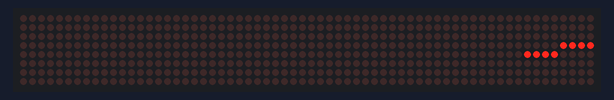
Simulated run of this sketch. Board: Arduino Uno, built with avr-gcc and run on an emulated ATmega328P. On the bench: 64×8 LED matrix.

Above: at 0.02 s.
At 0.47 s:
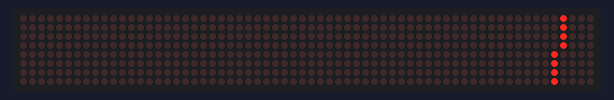
At 1.04 s:
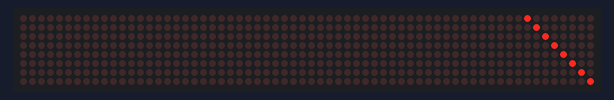

Measured:
- by itself, everything shown: repeats every 0.79 s, in 14 steps

The sketch:

matrix-max7912.ino
```cpp
#include <LedControl.h>
// Pin 12 DATA IN - Pin 11 CS - Pin 10 CLK
LedControl lc=LedControl(12,10,11,0);

void setup()
{
  lc.shutdown(0,false);// turn off power saving, enables display
  lc.setIntensity(0,1);// sets brightness (0~15 possible values)
  lc.clearDisplay(0);// clear screen
}

void loop() {
  lc.setRow(0, 0, B00000000);
  lc.setRow(0, 1, B00000000);
  lc.setRow(0, 2, B00000000);
  lc.setRow(0, 3, B00001111);
  lc.setRow(0, 4, B11110000);
  lc.setRow(0, 5, B00000000);
  lc.setRow(0, 6, B00000000);
  lc.setRow(0, 7, B00000000);
  delay(50);
  lc.setRow(0, 0, B00000000);
  lc.setRow(0, 1, B00000000);
  lc.setRow(0, 2, B00000000);
  lc.setRow(0, 3, B11110000);
  lc.setRow(0, 4, B00001111);
  lc.setRow(0, 5, B00000000);
  lc.setRow(0, 6, B00000000);
  lc.setRow(0, 7, B00000000);
  delay(50);
  lc.setRow(0, 0, B00000000);
  lc.setRow(0, 1, B00000000);
  lc.setRow(0, 2, B11000000);
  lc.setRow(0, 3, B00110000);
  lc.setRow(0, 4, B00001100);
  lc.setRow(0, 5, B00000011);
  lc.setRow(0, 6, B00000000);
  lc.setRow(0, 7, B00000000);
  delay(50);
  lc.setRow(0, 0, B00000000);
  lc.setRow(0, 1, B10000000);
  lc.setRow(0, 2, B01100000);
  lc.setRow(0, 3, B00010000);
  lc.setRow(0, 4, B00001000);
  lc.setRow(0, 5, B00000110);
  lc.setRow(0, 6, B00000001);
  lc.setRow(0, 7, B00000000);
  delay(50);
  lc.setRow(0, 0, B10000000);
  lc.setRow(0, 1, B01000000);
  lc.setRow(0, 2, B00100000);
  lc.setRow(0, 3, B00010000);
  lc.setRow(0, 4, B00001000);
  lc.setRow(0, 5, B00000100);
  lc.setRow(0, 6, B00000010);
  lc.setRow(0, 7, B00000001);
  delay(50);
  lc.setRow(0, 0, B01000000);
  lc.setRow(0, 1, B00100000);
  lc.setRow(0, 2, B00100000);
  lc.setRow(0, 3, B00010000);
  lc.setRow(0, 4, B00001000);
  lc.setRow(0, 5, B00000100);
  lc.setRow(0, 6, B00000100);
  lc.setRow(0, 7, B00000010);
  delay(50);
  lc.setRow(0, 0, B00100000);
  lc.setRow(0, 1, B00100000);
  lc.setRow(0, 2, B00010000);
  lc.setRow(0, 3, B00010000);
  lc.setRow(0, 4, B00001000);
  lc.setRow(0, 5, B00001000);
  lc.setRow(0, 6, B00000100);
  lc.setRow(0, 7, B00000100);
  delay(50);
  lc.setRow(0, 0, B00010000);
  lc.setRow(0, 1, B00010000);
  lc.setRow(0, 2, B00010000);
  lc.setRow(0, 3, B00010000);
  lc.setRow(0, 4, B00001000);
  lc.setRow(0, 5, B00001000);
  lc.setRow(0, 6, B00001000);
  lc.setRow(0, 7, B00001000);
  delay(50);
  lc.setRow(0, 0, B00001000);
  lc.setRow(0, 1, B00001000);
  lc.setRow(0, 2, B00001000);
  lc.setRow(0, 3, B00001000);
  lc.setRow(0, 4, B00010000);
  lc.setRow(0, 5, B00010000);
  lc.setRow(0, 6, B00010000);
  lc.setRow(0, 7, B00010000);
  delay(50);
  lc.setRow(0, 0, B00000100);
  lc.setRow(0, 1, B00000100);
  lc.setRow(0, 2, B00001000);
  lc.setRow(0, 3, B00001000);
  lc.setRow(0, 4, B00010000);
  lc.setRow(0, 5, B00010000);
  lc.setRow(0, 6, B00100000);
  lc.setRow(0, 7, B00100000);
  delay(50);
  lc.setRow(0, 0, B00000010);
  lc.setRow(0, 1, B00000100);
  lc.setRow(0, 2, B00000100);
  lc.setRow(0, 3, B00001000);
  lc.setRow(0, 4, B00010000);
  lc.setRow(0, 5, B00100000);
  lc.setRow(0, 6, B00100000);
  lc.setRow(0, 7, B01000000);
  delay(50);
  lc.setRow(0, 0, B00000001);
  lc.setRow(0, 1, B00000010);
  lc.setRow(0, 2, B00000100);
  lc.setRow(0, 3, B00001000);
  lc.setRow(0, 4, B00010000);
  lc.setRow(0, 5, B00100000);
  lc.setRow(0, 6, B01000000);
  lc.setRow(0, 7, B10000000);
  delay(50);
  lc.setRow(0, 0, B00000000);
  lc.setRow(0, 1, B00000001);
  lc.setRow(0, 2, B00000110);
  lc.setRow(0, 3, B00001000);
  lc.setRow(0, 4, B00010000);
  lc.setRow(0, 5, B01100000);
  lc.setRow(0, 6, B10000000);
  lc.setRow(0, 7, B00000000);
  delay(50);
  lc.setRow(0, 0, B00000000);
  lc.setRow(0, 1, B00000000);
  lc.setRow(0, 2, B00000011);
  lc.setRow(0, 3, B00001100);
  lc.setRow(0, 4, B00110000);
  lc.setRow(0, 5, B11000000);
  lc.setRow(0, 6, B00000000);
  lc.setRow(0, 7, B00000000);
  delay(50);
}
```
